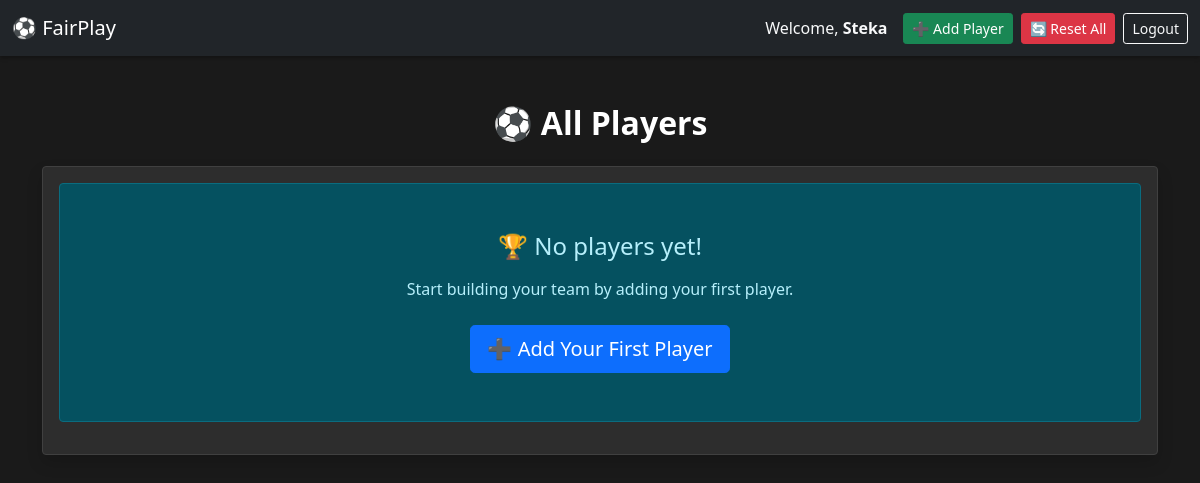
The page /players/ (signed in) on the database as committed earlier.
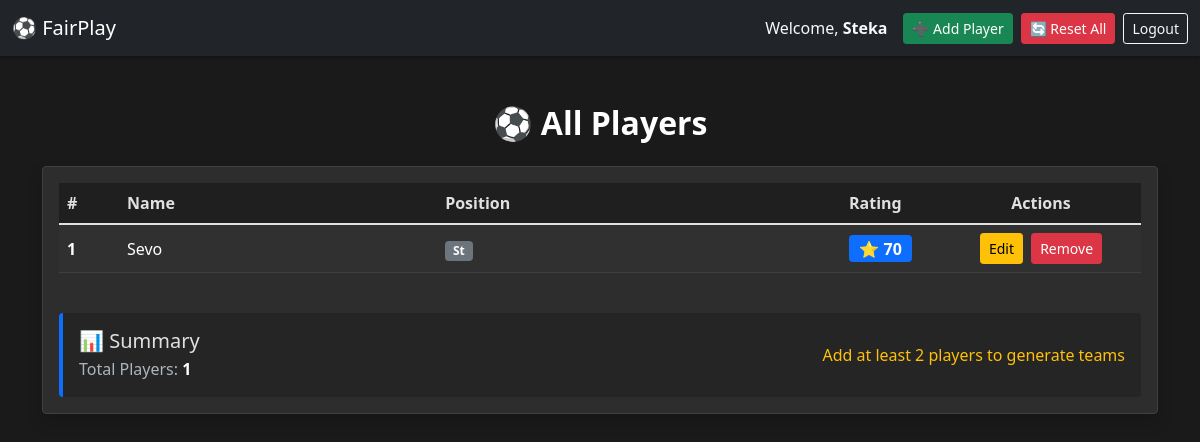
The same page on the database as committed later.
### fair_play/models.py (models this page shows, shortened)
class Player(models.Model):
    class Position(models.TextChoices):
        ST = 'Striker'
        DF = 'Defender'
        MD = 'MidFielder'
        GK = 'GoalKeeper'
    user = models.ForeignKey(User, on_delete=models.CASCADE, related_name='players')
    owner = models.ForeignKey(User, on_delete=models.CASCADE, related_name='owned_players')
    position = models.CharField(
        max_length = 10,
        choices=Position.choices
    )
    rating = models.IntegerField(
        default=70,
        validators=[MinValueValidator(50), MaxValueValidator(100)],
        help_text="Player skill rating (50-100)"
    )
    team = models.ForeignKey('Team', on_delete=models.SET_NULL, null= True, blank=True, related_name='players')
    @property
    def name(self):
        return self.user.username
    class Meta:
        ordering = ['user__username']

### fair_play/views.py (the view)
# urls.py: path('players/', views.PlayerListView.as_view(), name='playerslist'),
class PlayerListView(LoginRequiredMixin, ListView):
    model = Player
    template_name = 'playerslist.html'
    context_object_name = 'players'
    def get_queryset(self):
        return Player.objects.filter(owner=self.request.user)

### fair_play/templates/playerslist.html (shortened to what the changed rows need)
<!DOCTYPE html>
<html lang="en" data-bs-theme="dark">
<head>
    <link href="https://cdn.jsdelivr.net/npm/bootstrap@5.1.3/dist/css/bootstrap.min.css" rel="stylesheet">
</head>
<body>
    <div class="container mt-5">
        <h2 class="text-center mb-4">⚽ All Players</h2>
        <div class="row">
            <div class="col">
                <div class="card shadow">
                    <div class="card-body">
                        {% if players %}
                            <div class="table-responsive">
                                <table class="table table-striped table-hover align-middle">
                                    <thead>
                                        <tr>
                                            <th style="width: 60px;">#</th>
                                            <th>Name</th>
                                            <th>Position</th>
                                            <th style="width: 100px;">Rating</th>
                                            <th style="width: 200px;" class="text-center">Actions</th>
                                        </tr>
                                    </thead>
                                    <tbody>
                                        {% for player in players %}
                                            <tr>
                                                <td class="fw-bold">{{ forloop.counter }}</td>
                                                <td class="fw-semibold">{{ player.name }}</td>
                                                <td>
                                                    <span class="badge bg-secondary">{{ player.get_position_display }}</span>
                                                </td>
                                                <td>
                                                    <span class="badge bg-primary fs-6">⭐ {{ player.rating }}</span>
                                                </td>
                                                <td class="text-center">
                                                    <a href="{% url 'playerupdate' player.pk %}" class="btn btn-sm btn-warning me-1" title="Update">
                                                        Edit
                                                    </a>
                                                    <a href="{% url 'playerdelete' player.pk %}" class="btn btn-sm btn-danger" title="Remove">
                                                        Remove
                                                    </a>
                                                </td>
                                            </tr>
                                        {% endfor %}
                                    </tbody>
                                </table>
                            </div>
                            <div class="mt-4 p-3 rounded" style="background-color: #252525; border-left: 4px solid #0d6efd;">
                                <div class="d-flex justify-content-between align-items-center flex-wrap gap-3">
                                    <div>
                                        <h5 class="mb-1">📊 Summary</h5>
                                        <p class="text-muted mb-0">Total Players: <strong class="text-white">{{ players.count }}</strong></p>
                                    </div>
                                    {% if players.count >= 2 %}
                                        <a href="{% url 'team_form' %}" class="btn btn-success btn-lg">
                                            ⚽ Generate Teams
                                        </a>
                                    {% else %}
                                        <span class="text-warning">Add at least 2 players to generate teams</span>
                                    {% endif %}
                                </div>
                            </div>
                        {% else %}
                            <div class="alert alert-info text-center py-5">
                                <h4 class="mb-3">🏆 No players yet!</h4>
                                <p class="mb-4">Start building your team by adding your first player.</p>
                                <a href="{% url 'playeradd' %}" class="btn btn-primary btn-lg">➕ Add Your First Player</a>
                            </div>
                        {% endif %}
                    </div>
                </div>
            </div>
        </div>
    </div>
</body>
</html>

Rows that differ between the two databases and show on the page:
added Player: name "Sevo", position "St", rating "70"
Other text that changed with them:
{{ players.count }}: (not shown) → "1"
text no longer shown: "🏆 No players yet! Start building your team by adding your first player. ➕ Add Your First Player"
text now shown: "# Name Position Rating Actions 📊 Summary Total Players: Add at least 2 players to generate teams"
